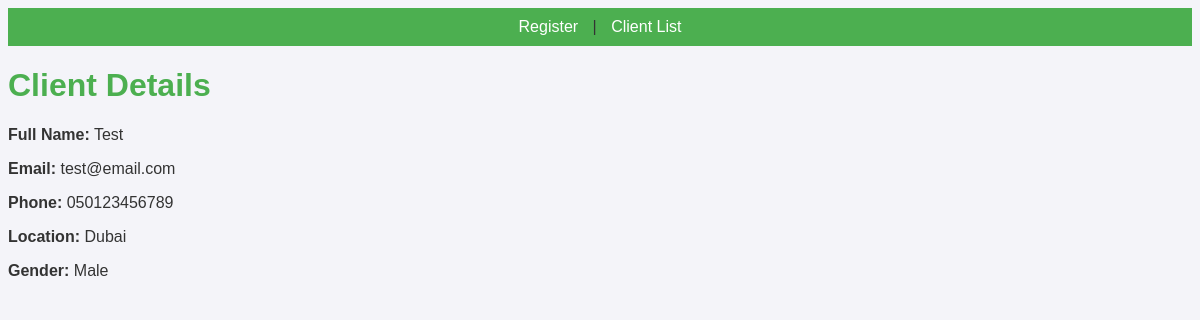
The page /clients/1 on the database as committed earlier.
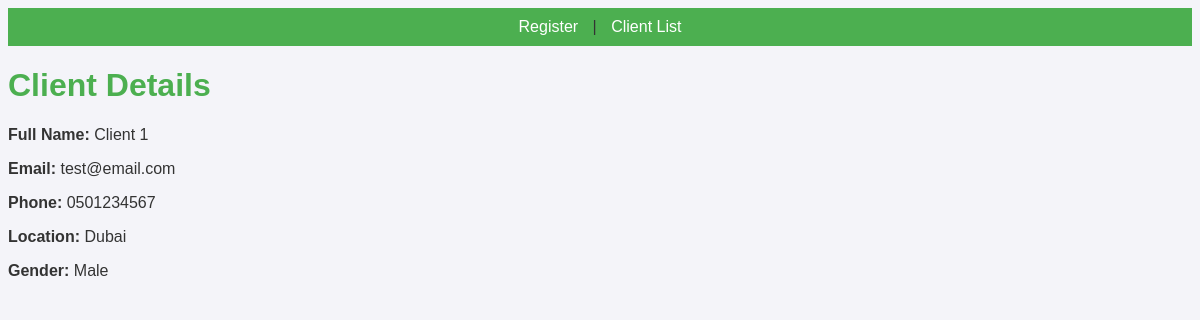
The same page on the database as committed later.
### models.py (models this page shows, shortened)
class Client(db.Model):
    id = db.Column(db.Integer, primary_key=True)
    full_name = db.Column(db.String(100), nullable=False)
    email = db.Column(db.String(100), unique=True, nullable=False)
    phone = db.Column(db.String(15))
    location = db.Column(db.String(100))
    gender = db.Column(db.String(10))

### app.py (the view)
@app.route('/clients/<int:client_id>')
def client_page(client_id):
    client = Client.query.get_or_404(client_id)
    return render_template('client_page.html', client=client)

### templates/client_page.html
{% extends "base.html" %}
{% block content %}
<h1>Client Details</h1>
<p><strong>Full Name:</strong> {{ client.full_name }}</p>
<p><strong>Email:</strong> {{ client.email }}</p>
<p><strong>Phone:</strong> {{ client.phone }}</p>
<p><strong>Location:</strong> {{ client.location }}</p>
<p><strong>Gender:</strong> {{ client.gender }}</p>
{% endblock %}

### templates/base.html (shortened to what this page needs)
<!DOCTYPE html>
<html lang="en">
<head>
    <link rel="stylesheet" href="{{ url_for('static', filename='styles.css') }}">
</head>
<body>
    <header>
        <nav>
            <a href="{{ url_for('register') }}">Register</a> |
            <a href="{{ url_for('client_list') }}">Client List</a>
        </nav>
    </header>
    <main>
        {% block content %}{% endblock %}
    </main>
</body>
</html>

### static/styles.css (style rules this page uses)
body { font-family: Arial, sans-serif; background-color: #f4f4f9; color: #333; }
header { background-color: #4CAF50; padding: 10px 0; text-align: center; }
header nav a { color: white; text-decoration: none; margin: 0 10px; }
h1 { color: #4CAF50; }

Rows that differ between the two databases and show on the page:
changed Client "test@email.com": full_name "Test" → "Client 1"; phone "050123456789" → "0501234567"
